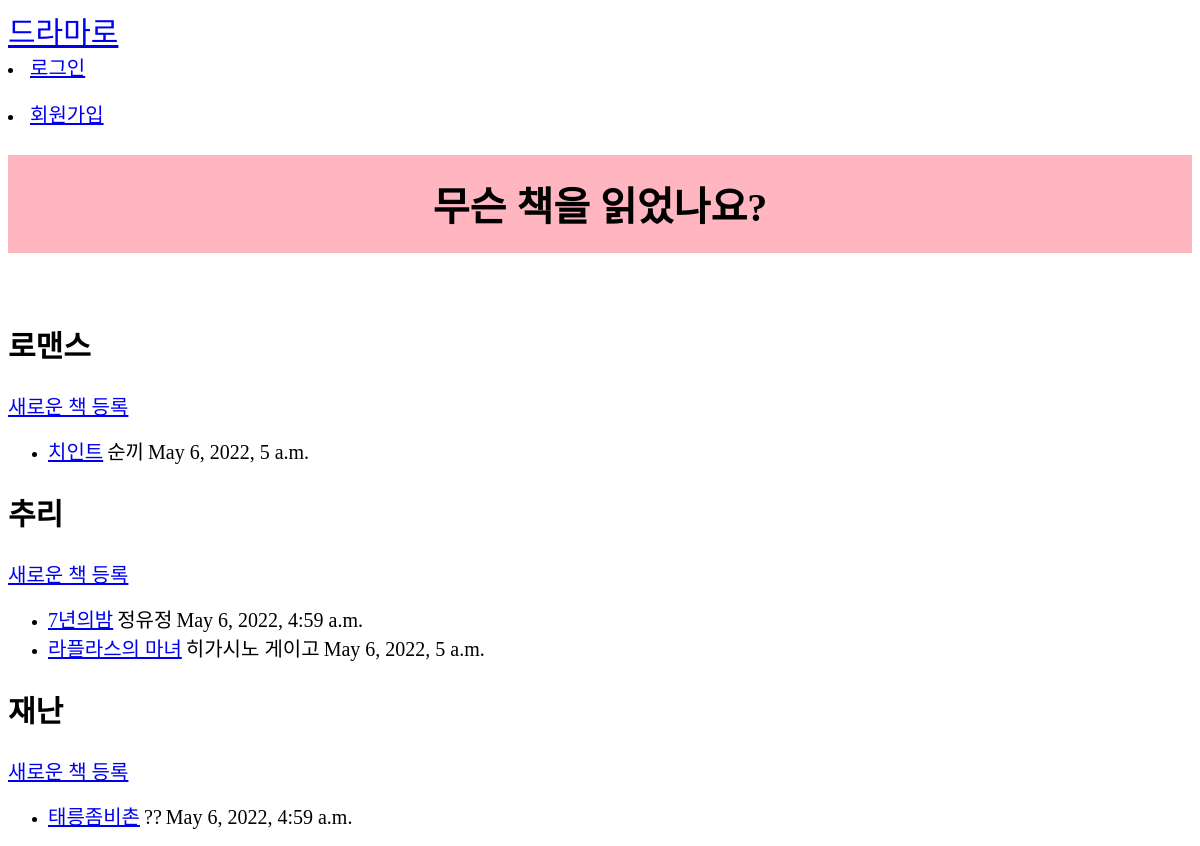
The page /book on the database as committed earlier.
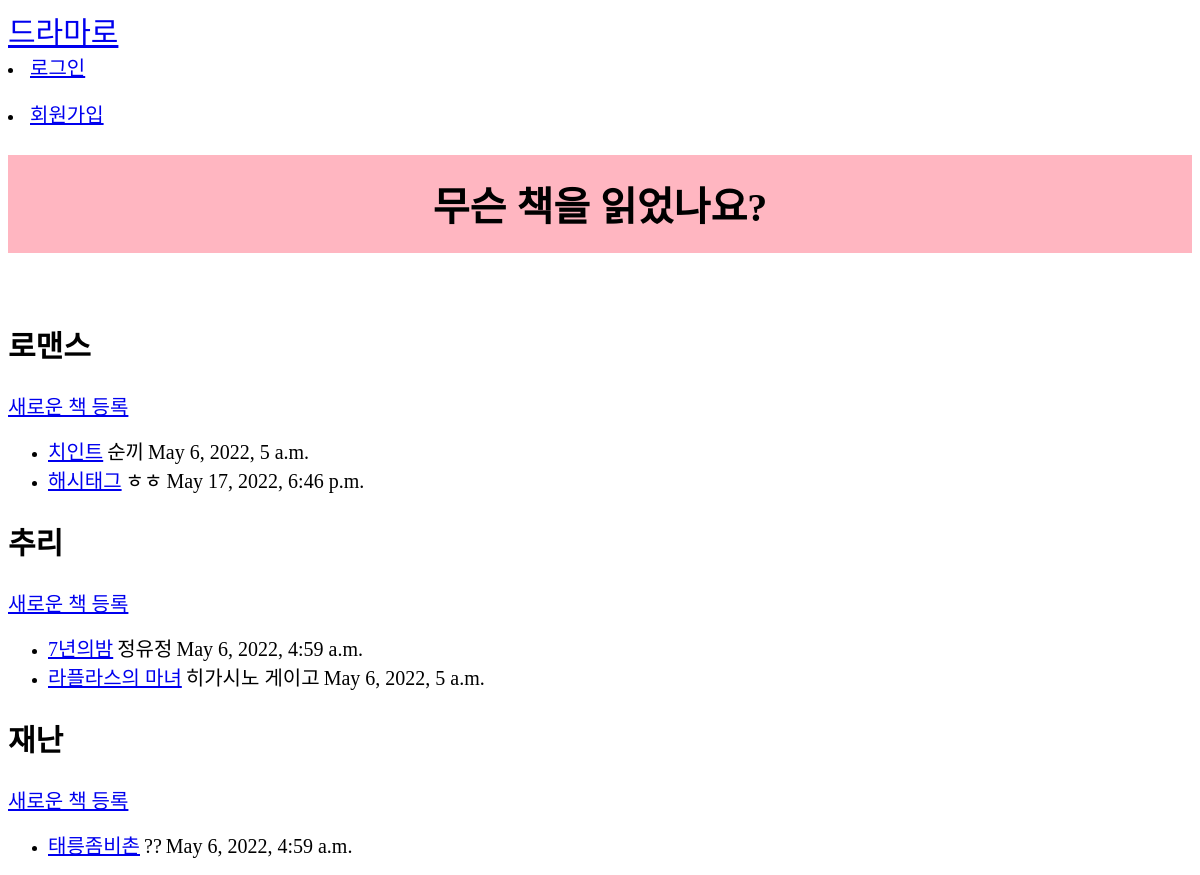
The same page on the database as committed later.
### book/models.py (models this page shows, shortened)
class Romance(models.Model):
    title = models.CharField('Title',max_length=50, blank=True)
    author = models.CharField('Author',max_length=50, blank=True)
    upload_time = models.DateTimeField(unique=True)
    content=models.TextField('content')
    hashtag=models.ManyToManyField(HashTag)
    photo=models.ImageField(blank=True, null=True, upload_to="book_photo")

class Mystery(models.Model):
    title = models.CharField('Title',max_length=50, blank=True)
    author = models.CharField('Author',max_length=50, blank=True)
    upload_time = models.DateTimeField(unique=True)
    content=models.TextField('content')
    hashtag=models.ManyToManyField(M_HashTag)
    photo=models.ImageField(blank=True, null=True, upload_to="book_photo")

class Disaster(models.Model):
    title = models.CharField('Title',max_length=50, blank=True)
    author = models.CharField('Author',max_length=50, blank=True)
    upload_time = models.DateTimeField(unique=True)
    content=models.TextField('content')
    hashtag=models.ManyToManyField(D_HashTag)
    photo=models.ImageField(blank=True, null=True, upload_to="book_photo")

### book/views.py (the view)
# urls.py: path('book',List,name='list'),
def List(request):
    R_posts=Romance.objects.filter(upload_time__lte=timezone.now()).order_by('upload_time')
    M_posts=Mystery.objects.filter(upload_time__lte=timezone.now()).order_by('upload_time')
    D_posts=Disaster.objects.filter(upload_time__lte=timezone.now()).order_by('upload_time')
    contexts={'R_posts':R_posts, 'M_posts':M_posts, 'D_posts':D_posts}
    return render(request, 'list.html', contexts)

### book/templates/list.html (shortened to what this page needs)
{% load static %}
<html>
    <head>
        <link rel = 'stylesheet' href="{% static 'css/list.css' %}"/>
        <a style="font-size:30px" href="{% url 'list2' %}">드라마로</a>
        <br>
        {% if not user.is_authenticated %}
        <li>
            <a href="{% url 'login' %}">로그인</a>
        </li>
        {% endif %}
        {% if not user.is_authenticated %}
        <br>
        <li>
            <a href="{% url 'signup' %}">회원가입</a>
        </li>
        {% endif %}
    </head>
    <body>
        <div class="content">
            <h1>무슨 책을 읽었나요?</h1>
            <br>
            <h2>로맨스</h2>
            <a href="{% url 'R_new' %}">새로운 책 등록</a>
            <ul>
                {% for R_post in R_posts %}
                    <li><a href="{% url 'R_detail' pk=R_post.id %}">{{ R_post.title }}</a>
                        <span>{{  R_post.author }}</span>
                        <span>{{  R_post.upload_time }}</span></li>
                {% endfor %}
            </ul>
            <h2>추리</h2>
            <a href="{% url 'M_new' %}">새로운 책 등록</a>
            <ul>
                {% for M_post in M_posts %}
                    <li><a href="{% url 'M_detail' pk=M_post.id %}">{{ M_post.title }}</a>
                        <span>{{  M_post.author }}</span>
                        <span>{{  M_post.upload_time }}</span></li>
                {% endfor %}
            </ul>
            <h2>재난</h2>
            <a href="{% url 'D_new' %}">새로운 책 등록</a>
            <ul>
                {% for D_post in D_posts %}
                    <li><a href="{% url 'D_detail' pk=D_post.id %}">{{ D_post.title }}</a>
                        <span>{{  D_post.author }}</span>
                        <span>{{  D_post.upload_time }}</span></li>
                {% endfor %}
            </ul>
        </div>
    </body>
</html>

Rows that differ between the two databases and show on the page:
added Romance: title "해시태그", author "ㅎㅎ", upload_time "May 17, 2022, 6:46 p.m."
